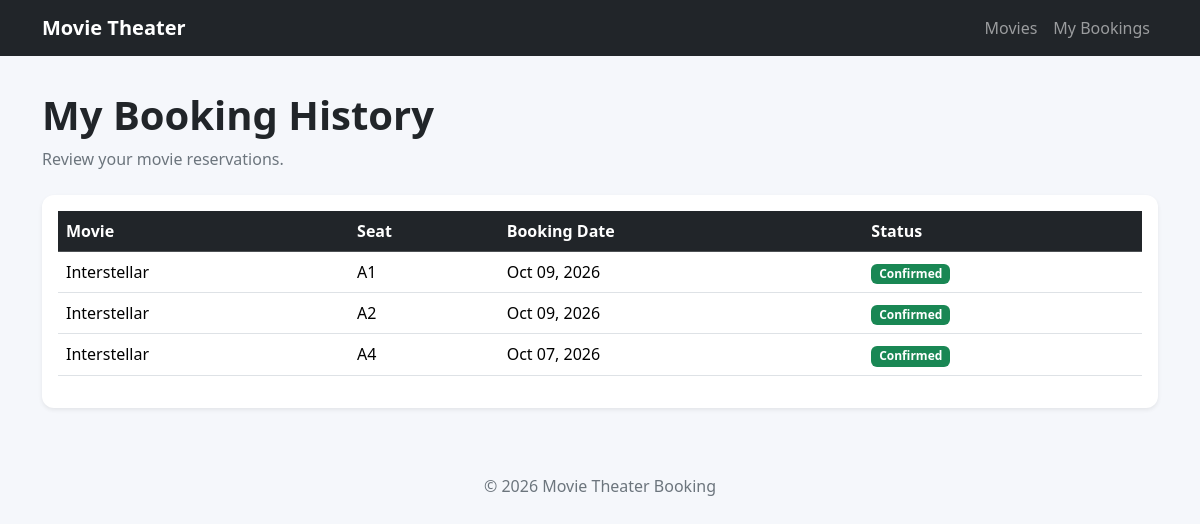
Screenshot of /booking-history/ (signed in) with the database file from the repository.
### bookings/models.py (models this page shows, shortened)
class Booking(models.Model):
    movie = models.ForeignKey(Movie, on_delete=models.CASCADE)
    seat = models.ForeignKey(Seat, on_delete=models.CASCADE)
    user = models.ForeignKey(User, on_delete=models.CASCADE)
    booking_date = models.DateTimeField()

class Movie(models.Model):
    title = models.CharField(max_length=200)
    description = models.TextField()
    release_date = models.DateField()
    duration = models.IntegerField()

class Seat(models.Model):
    seat_number = models.CharField(max_length=200)
    booking_status = models.BooleanField()

### bookings/views.py (the view)
# urls.py: path('booking-history/', booking_history, name='booking_history'),
def booking_history(request):
    bookings = Booking.objects.filter(user=request.user)
    return render(request, 'bookings/booking_history.html', {
        'bookings': bookings
    })

### bookings/templates/bookings/booking_history.html (shortened to what this page needs)
{% extends 'bookings/base.html' %}
{% block content %}
<div class="mb-4">
    <h1 class="fw-bold">My Booking History</h1>
    <p class="text-secondary">
        Review your movie reservations.
    </p>
</div>
<div class="card shadow-sm">
    <div class="card-body">
        {% if bookings %}
        <div class="table-responsive">
            <table class="table table-hover align-middle">
                <thead class="table-dark">
                    <tr>
                        <th>Movie</th>
                        <th>Seat</th>
                        <th>Booking Date</th>
                        <th>Status</th>
                    </tr>
                </thead>
                <tbody>
                    {% for booking in bookings %}
                    <tr>
                        <td>{{ booking.movie.title }}</td>
                        <td>{{ booking.seat.seat_number }}</td>
                        <td>{{ booking.booking_date|date:"M d, Y" }}</td>
                        <td>
                            <span class="badge text-bg-success">
                                {{ booking.status|default:"Confirmed" }}
                            </span>
                        </td>
                    </tr>
                    {% endfor %}
                </tbody>
            </table>
        </div>
        {% endif %}
    </div>
</div>
{% endblock %}

### bookings/templates/bookings/base.html (shortened to what this page needs)
<!DOCTYPE html>
<html lang="en">
<head>
    <link
        href="https://cdn.jsdelivr.net/npm/bootstrap@5.3.3/dist/css/bootstrap.min.css"
        rel="stylesheet"
    >
</head>
<body>
    <nav class="navbar navbar-expand-lg navbar-dark bg-dark">
        <div class="container">
            <a class="navbar-brand" href="{% url 'movie_list' %}">
                Movie Theater
            </a>
            <div class="collapse navbar-collapse" id="navbarMenu">
                <ul class="navbar-nav ms-auto">
                    <li class="nav-item">
                        <a class="nav-link" href="{% url 'movie_list' %}">
                            Movies
                        </a>
                    </li>
                    <li class="nav-item">
                        <a class="nav-link" href="{% url 'booking_history' %}">
                            My Bookings
                        </a>
                    </li>
                </ul>
            </div>
        </div>
    </nav>
    <main class="container page-container">
        {% block content %}
        {% endblock %}
    </main>
    <footer class="text-center text-secondary py-3">
        <p>&copy; 2026 Movie Theater Booking</p>
    </footer>
</body>
</html>

### bookings/templates/bookings/base.html (style rules this page uses)
body { background-color: #f5f7fb; }
.navbar-brand { font-weight: bold; }
.page-container { padding-top: 35px; padding-bottom: 50px; }
.card { border: none; border-radius: 12px; }

### rows the page displays
Booking: movie "Interstellar", seat.seat_number "A1", booking_date "Oct 09, 2026", status "Confirmed"
Booking: movie "Interstellar", seat.seat_number "A2", booking_date "Oct 09, 2026", status "Confirmed"
Booking: movie "Interstellar", seat.seat_number "A4", booking_date "Oct 07, 2026", status "Confirmed"
